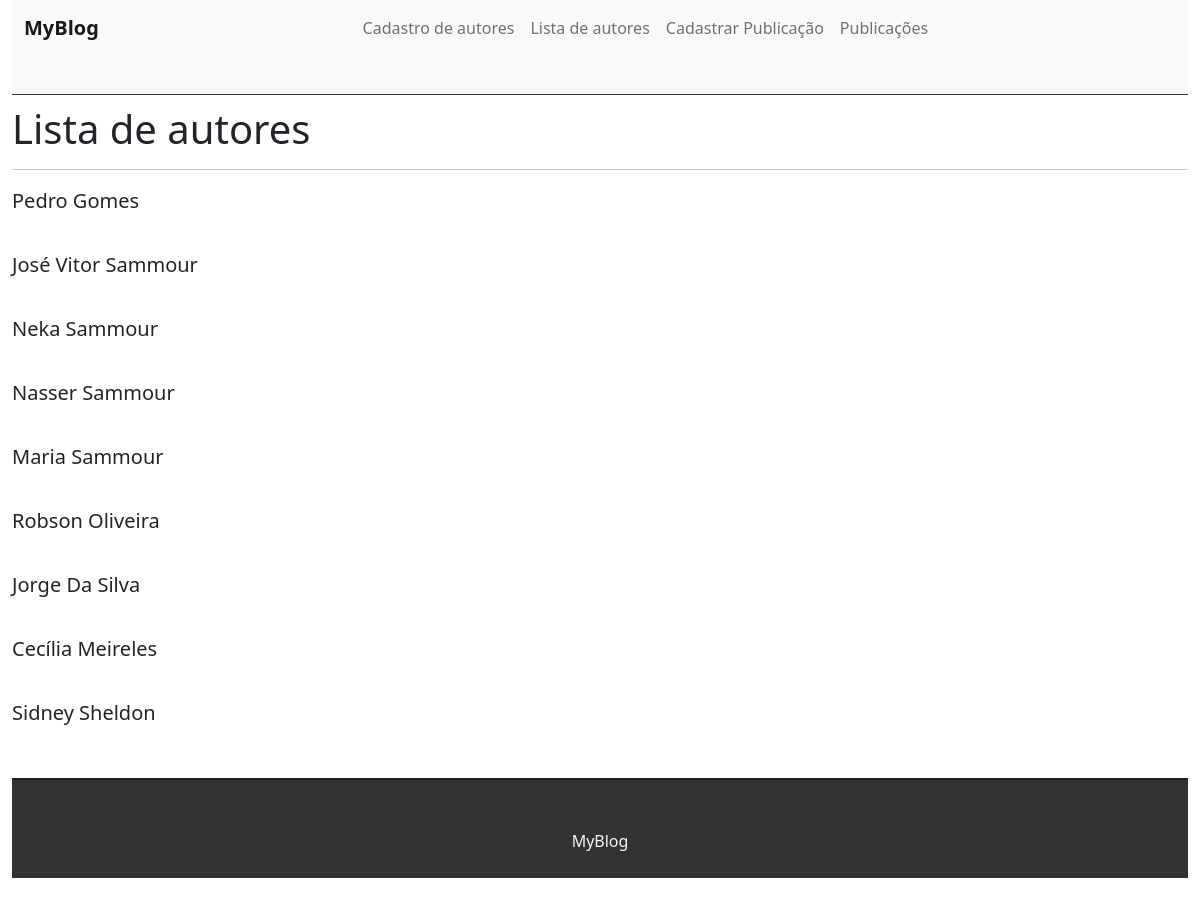
Before: /ListaAutores/ with the older database file.
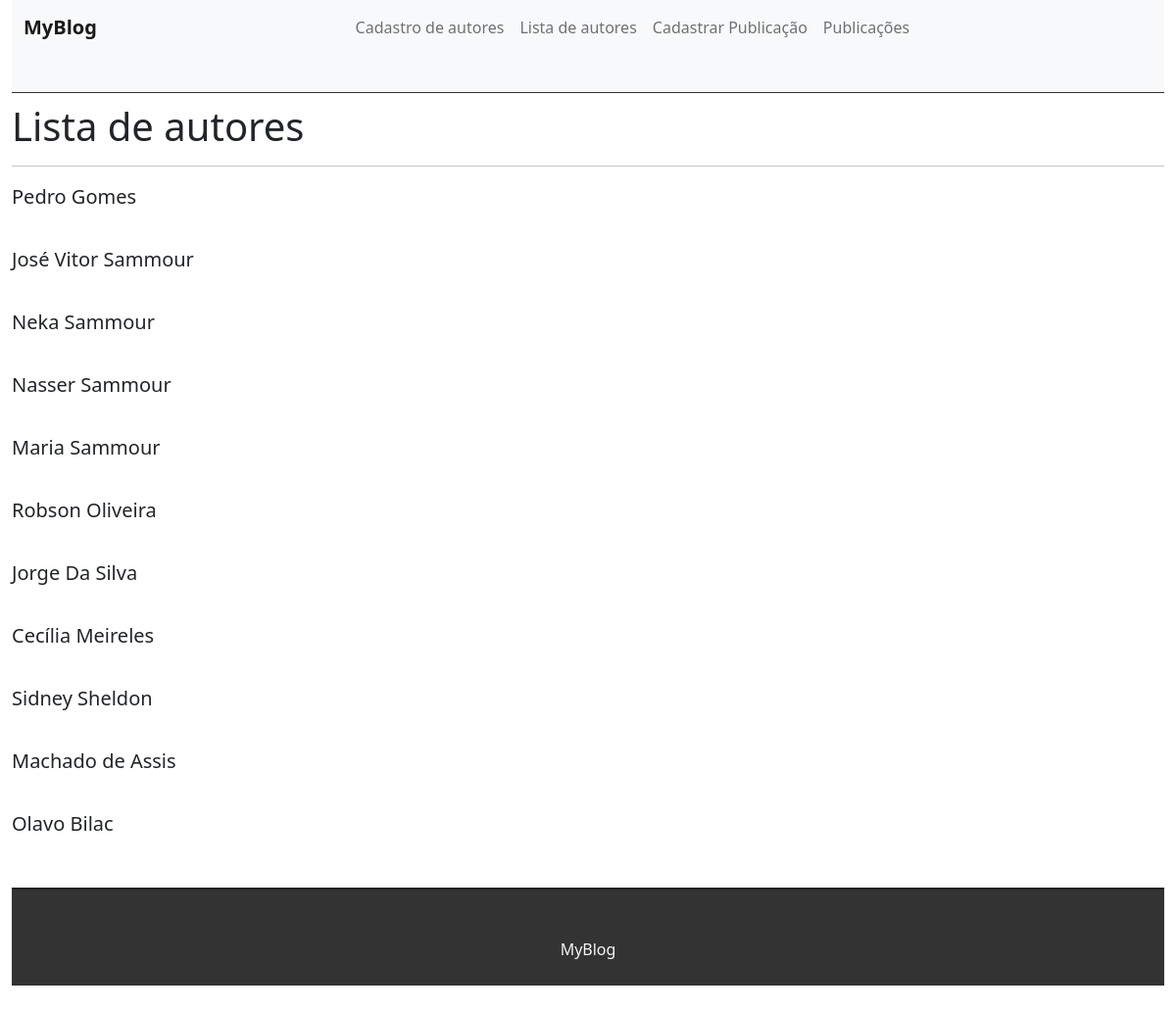
After: the same page with the newer database file.
### AppAutores/models.py (models this page shows, shortened)
class Autor(models.Model):
    nome = models.CharField(max_length=100)
    sobrenome = models.CharField(max_length=100)

### AppAutores/views.py (the view)
# urls.py: path('ListaAutores/', views.ListaAutores.as_view(), name='Lista de autores'),
class ListaAutores(ListView):
    model = Autor

### AppAutores/templates/AppAutores/autor_list.html (shortened to what this page needs)
{% extends 'base.html' %}
{% block content %}
<h1> Lista de autores </h1>
<hr/>
<ul class="autor-list">
    {% for autor in autor_list%}
    <li class="autor-item">
        <span>
            {{autor.nome}} {{autor.sobrenome}}
        </span>
    </li>
    <br>
    {% endfor%}
</ul>
{% endblock content %}

### AppAutores/templates/base.html (shortened to what this page needs)
{% load static %}
<!DOCTYPE html>
<html lang="en">
<head>
    <link rel="stylesheet" href="https://cdn.jsdelivr.net/npm/bootstrap@5.0.2/dist/css/bootstrap.min.css">
    <link rel="stylesheet" href="{% static 'css/styles.css' %}">
</head>
<body>
    <div class="container-fluid">
        <nav class="navbar navbar-expand-lg navbar-light bg-light">
            <div class="container-fluid">
              <a class="navbar-brand" href="#">MyBlog</a>
              <div class="collapse navbar-collapse" id="navbarSupportedContent">
                <ul class="navbar-nav me-auto mb-2 mb-lg-0">
                  <li class="nav-item">
                    <a class="nav-link" href="{% url 'Cadastro Autor' %}">Cadastro de autores</a>
                  </li>
                  <li class="nav-item">
                    <a class="nav-link" href="{% url 'Lista de autores' %}">Lista de autores</a>
                  </li>
                  <li class="nav-item">
                    <a class="nav-link" href="{% url 'Cadastro Publicacao' %}">Cadastrar Publicação</a>
                  </li>
                  <li class="nav-item">
                    <a class="nav-link" href="{% url 'Lista de publicacoes' %}">Publicações</a>
                  </li>
                </ul>
              </div>
            </div>
        </nav>
        {% block content %} {% endblock %}
        <footer>
        <p> MyBlog </p>
        </footer>
    </div>
</body>
</html>

### AppAutores/static/css/styles.css (style rules this page uses)
.container-fluid { padding-bottom: 1cm; }
.navbar { border-bottom: 1px solid #333; margin-bottom: 10px; }
.navbar-nav { margin: auto; }
.navbar-brand { font-weight: bold; }
.autor-list { padding-left: 0; }
.autor-item { list-style: none; font-size: 20px; height: 40px; padding-top: 10; }
footer { padding: 5px; background-color: #333; height: 100px; border-top: 2px solid #202020; }
footer p { color: #f5f5f5; text-align: center; top: 50%; position: relative; }

Changed rows visible on the page:
added Autor: nome "Machado", sobrenome "de Assis"
added Autor: nome "Olavo", sobrenome "Bilac"
